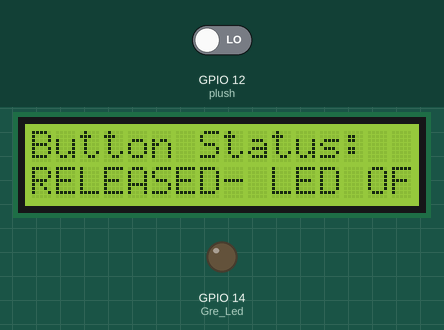
Recording of a sketch running on a simulated ESP32. Shown: 16×2 character LCD, output pins drawn as LEDs (lit = HIGH). The inputs (shaded band) are chosen by the test bench; at power-on: GPIO 12 (plush) LOW.

Above: at 1.2 s.
1.3 s: GPIO 12 (plush) driven HIGH
At 1.6 s:
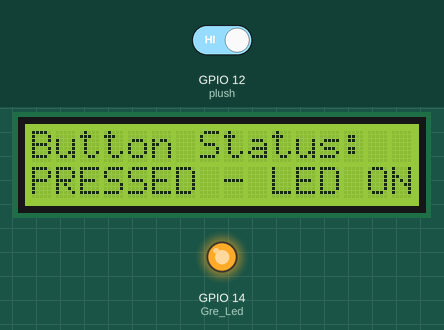
2.8 s: GPIO 12 (plush) driven LOW
At 3.7 s:
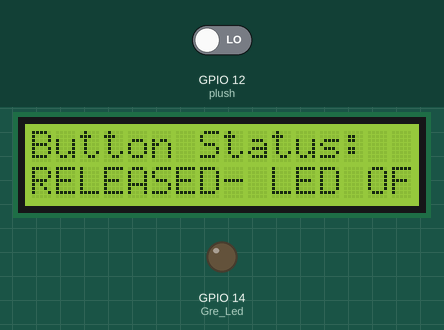
Timing chart, 0 to 5.8 s (numbered marks = the images above; inputs shaded):
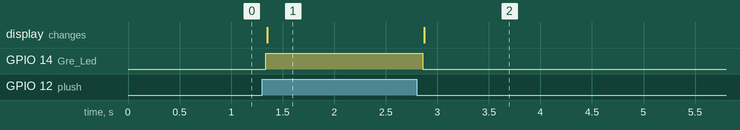

The sketch:

push_button_control.ino
```cpp
#include <Wire.h>
#include <LiquidCrystal_I2C.h>

#define plush 12
#define Gre_Led 14

#define SDA 22
#define SCL 21

LiquidCrystal_I2C lcd(0x27, 16, 2);

void setup() {
  // Keep INPUT because you have a physical pull-down resistor on the breadboard
  pinMode(plush, INPUT);
  pinMode(Gre_Led, OUTPUT);

  Wire.begin(SDA, SCL);
  lcd.init();
  lcd.backlight();

  lcd.setCursor(0, 0);
  lcd.print("Button Status:");
}

void loop() {
  if (digitalRead(plush) == HIGH) {
    digitalWrite(Gre_Led, HIGH);
    lcd.setCursor(0, 1);
    lcd.print("PRESSED - LED ON ");
  } else {
    digitalWrite(Gre_Led, LOW);
    lcd.setCursor(0, 1);
    lcd.print("RELEASED- LED OFF");
  }

  delay(50);
}
```

Measured:
- after the input at 1.3 s, GPIO 14 (Gre_Led): LOW → HIGH at once; the display: changes after 0.05 s (image 1)
- after the input at 2.8 s, GPIO 14 (Gre_Led): HIGH → LOW after 0.06 s; the display: changes after 0.08 s (image 2)
